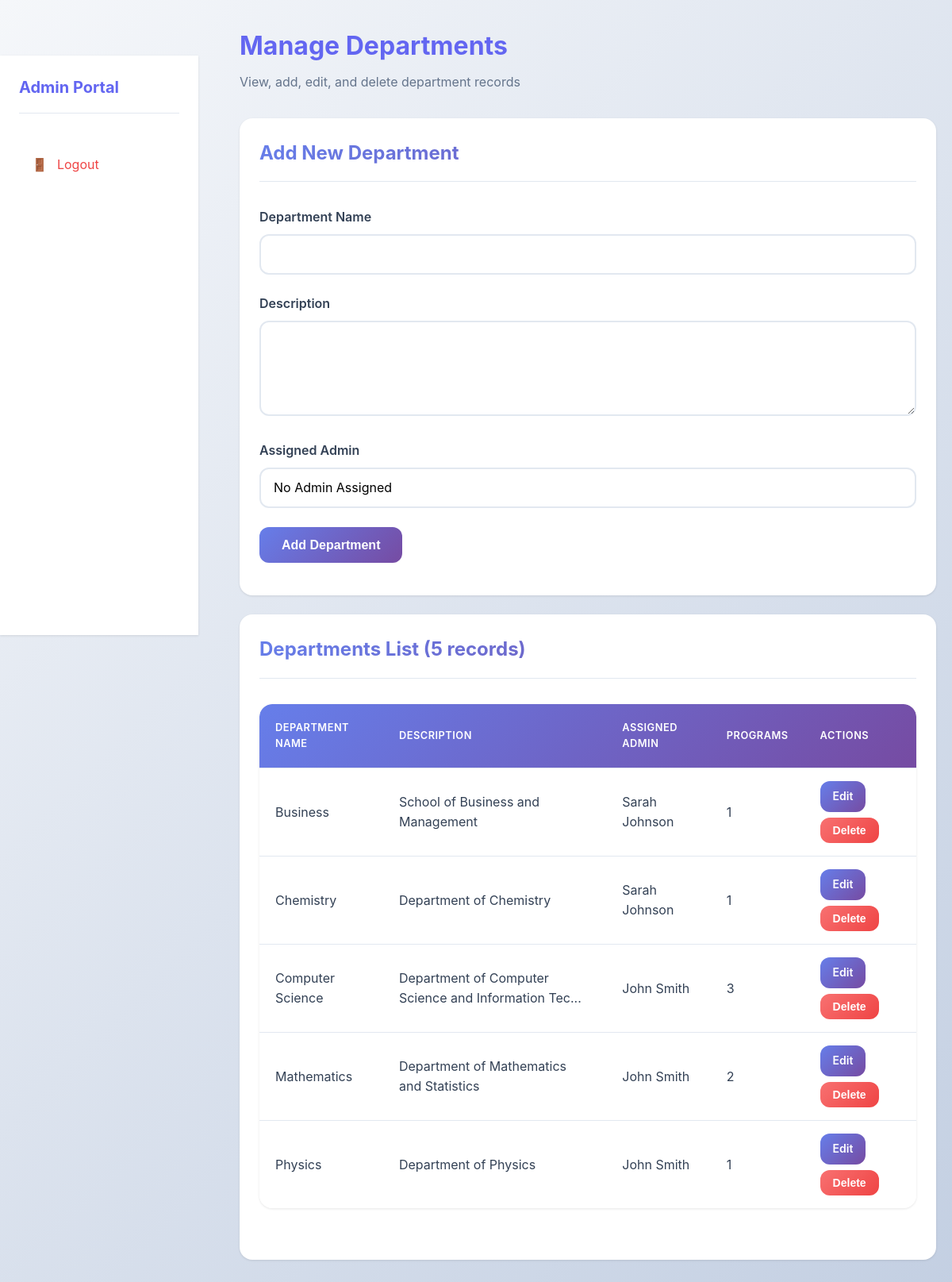
The page /admin/departments.php (signed in) on the database its author committed.
### tables this page shows
CREATE TABLE departments (
    department_id INT AUTO_INCREMENT PRIMARY KEY,
    department_name VARCHAR(100) NOT NULL UNIQUE,
    description TEXT,
    admin_id INT,
    created_at TIMESTAMP DEFAULT CURRENT_TIMESTAMP,
    FOREIGN KEY (admin_id) REFERENCES admins(admin_id) ON DELETE SET NULL
);

### includes/functions.php (called while the page is built, shortened)
<?php
function truncateText($text, $length = 50) {
    if (strlen($text) <= $length) {
        return $text;
    }
    return substr($text, 0, $length) . '...';
}
?>

### admin/departments.php (the view, shortened to what this page needs)
<?php
require_once '../config/database.php';
require_once '../includes/functions.php';
$departments = $pdo->query("
    SELECT d.*, a.first_name as admin_first_name, a.last_name as admin_last_name,
    (SELECT COUNT(*) FROM programs WHERE department_id = d.department_id) as program_count
    FROM departments d
    LEFT JOIN admins a ON d.admin_id = a.admin_id
    ORDER BY d.department_name
")->fetchAll();
$edit_department = null;
?>
<!DOCTYPE html>
<html lang="en">
<head>
    <link rel="stylesheet" href="../assets/css/style.css">
</head>
<body>
    <div class="dashboard-layout">
        <?php include '../includes/sidebar.php'; ?>
        <div class="main-content">
            <div class="container-fluid">
                <div class="page-header">
                    <h1>Manage Departments</h1>
                    <p>View, add, edit, and delete department records</p>
                </div>
                <div class="card">
                    <div class="card-header">
                        <h2><?php echo $edit_department ? 'Edit Department' : 'Add New Department'; ?></h2>
                    </div>
                    <div class="card-body">
                        <form method="POST" action="">
                            <div class="form-group">
                                <label for="department_name">Department Name</label>
                                <input type="text" id="department_name" name="department_name" class="form-control" required value="<?php echo $edit_department ? htmlspecialchars($edit_department['department_name']) : ''; ?>">
                            </div>
                            <div class="form-group">
                                <label for="description">Description</label>
                                <textarea id="description" name="description" class="form-control" rows="3"><?php echo $edit_department ? htmlspecialchars($edit_department['description']) : ''; ?></textarea>
                            </div>
                            <div class="form-group">
                                <label for="admin_id">Assigned Admin</label>
                                <select id="admin_id" name="admin_id" class="form-control">
                                    <option value="">No Admin Assigned</option>
                                </select>
                            </div>
                            <button type="submit" class="btn btn-primary"><?php echo $edit_department ? 'Update Department' : 'Add Department'; ?></button>
                        </form>
                    </div>
                </div>
                <div class="card">
                    <div class="card-header">
                        <h2>Departments List (<?php echo count($departments); ?> records)</h2>
                    </div>
                    <div class="card-body">
                        <div class="table-responsive">
                            <table>
                                <thead>
                                    <tr>
                                        <th>Department Name</th>
                                        <th>Description</th>
                                        <th>Assigned Admin</th>
                                        <th>Programs</th>
                                        <th>Actions</th>
                                    </tr>
                                </thead>
                                <tbody>
                                    <?php foreach ($departments as $dept): ?>
                                    <tr>
                                        <td><?php echo htmlspecialchars($dept['department_name']); ?></td>
                                        <td><?php echo truncateText(htmlspecialchars($dept['description'] ?? 'N/A'), 50); ?></td>
                                        <td><?php echo htmlspecialchars($dept['admin_first_name'] . ' ' . $dept['admin_last_name'] ?? 'Not assigned'); ?></td>
                                        <td><?php echo $dept['program_count']; ?></td>
                                        <td>
                                            <a href="departments.php?edit=<?php echo $dept['department_id']; ?>" class="btn btn-sm btn-primary">Edit</a>
                                            <form method="POST" action="" style="display: inline;" onsubmit="return confirm('Are you sure you want to delete this department?');">
                                                <button type="submit" class="btn btn-sm btn-danger">Delete</button>
                                            </form>
                                        </td>
                                    </tr>
                                    <?php endforeach; ?>
                                </tbody>
                            </table>
                        </div>
                    </div>
                </div>
            </div>
        </div>
    </div>
</body>
</html>

### assets/css/style.css (style rules this page uses)
:root { --primary-color: #6366f1; --primary-dark: #4f46e5; --primary-light: #818cf8; --secondary-color: #8b5cf6; --success-color: #10b981; --danger-color: #ef4444; --warning-color: #f59e0b; --info-color: #06b6d4; --light-color: #f8fafc; --dark-color: #1e293b; --border-color: #e2e8f0; --text-color: #334155; --text-muted: #64748b; --white: #ffffff; --shadow: 0 1px 3px rgba(0, 0, 0, 0.1); --shadow-lg: 0 10px 25px rgba(0, 0, 0, 0.15); --shadow-xl: 0 20px 40px rgba(0, 0, 0, 0.2); --radius: 12px; --radius-lg: 16px; --gradient-primary: linear-gradient(135deg, #667eea 0%, #764ba2 100%); --gradient-secondary: linear-gradient(135deg, #f093fb 0%, #f5576c 100%); --gradient-success: linear-gradient(135deg, #4facfe 0%, #00f2fe 100%); }
* { margin: 0; padding: 0; box-sizing: border-box; }
body { font-family: -apple-system, BlinkMacSystemFont, 'Segoe UI', Roboto, 'Helvetica Neue', Arial, sans-serif; line-height: 1.6; color: var(--text-color); background: linear-gradient(135deg, #f5f7fa 0%, #c3cfe2 100%); min-height: 100vh; display: flex; flex-direction: column; }
html { scroll-behavior: smooth; }
.container-fluid { width: 100%; padding: 0 20px; }
.btn { display: inline-block; padding: 0.85rem 1.75rem; border: none; border-radius: var(--radius); font-size: 1rem; font-weight: 600; text-decoration: none; cursor: pointer; transition: all 0.3s ease; text-align: center; position: relative; overflow: hidden; transform: translateY(0); }
.btn::before { content: ''; position: absolute; top: 50%; left: 50%; width: 0; height: 0; border-radius: 50%; background: rgba(255, 255, 255, 0.3); transform: translate(-50%, -50%); transition: width 0.6s, height 0.6s; }
.btn-primary { background: var(--gradient-primary); color: var(--white); }
.btn-danger { background: linear-gradient(135deg, #f87171 0%, #ef4444 100%); color: var(--white); }
.btn-sm { padding: 0.5rem 1rem; font-size: 0.875rem; }
.card { background: var(--white); border-radius: var(--radius-lg); box-shadow: var(--shadow); padding: 1.5rem; margin-bottom: 1.5rem; transition: all 0.3s ease; border: 1px solid transparent; }
.card-header { border-bottom: 1px solid var(--border-color); padding-bottom: 1rem; margin-bottom: 1rem; }
.card-header h2, .card-header h3 { background: var(--gradient-primary); -webkit-background-clip: text; -webkit-text-fill-color: transparent; background-clip: text; margin: 0; }
.card-body { padding: 1rem 0; }
.form-group { margin-bottom: 1.5rem; }
.form-group label { display: block; margin-bottom: 0.5rem; font-weight: 600; color: var(--text-color); transition: color 0.3s ease; }
.form-control { width: 100%; padding: 0.85rem 1rem; border: 2px solid var(--border-color); border-radius: var(--radius); font-size: 1rem; font-family: inherit; transition: all 0.3s ease; background: var(--white); }
select.form-control { cursor: pointer; appearance: none; background-repeat: no-repeat; background-position: right 1rem center; background-size: 1.5rem; padding-right: 3rem; }
textarea.form-control { resize: vertical; min-height: 120px; }
.table-responsive { overflow-x: auto; margin-bottom: 1.5rem; border-radius: var(--radius-lg); box-shadow: var(--shadow); }
table { width: 100%; border-collapse: separate; border-spacing: 0; background-color: var(--white); border-radius: var(--radius-lg); overflow: hidden; }
table thead { background: var(--gradient-primary); color: var(--white); }
table th, table td { padding: 1rem 1.25rem; text-align: left; border-bottom: 1px solid var(--border-color); transition: background-color 0.3s ease; }
table th { font-weight: 600; text-transform: uppercase; font-size: 0.8rem; letter-spacing: 0.5px; padding: 1.25rem; }
table tbody tr { transition: all 0.3s ease; }
table tbody tr:last-child td { border-bottom: none; }
.dashboard-layout { display: grid; grid-template-columns: 250px 1fr; gap: 2rem; min-height: calc(100vh - 70px); }
.main-content { padding: 2rem 0; }
.page-header { margin-bottom: 2rem; }
.page-header h1 { color: var(--primary-color); margin-bottom: 0.5rem; }
.page-header p { color: var(--text-muted); }

### rows shown on the page
departments: department_name "Business", description "School of Business and Management", admin.last_name "Sarah Johnson", program_count "1"
departments: department_name "Chemistry", description "Department of Chemistry", admin.last_name "Sarah Johnson", program_count "1"
departments: department_name "Computer Science", description "Department of Computer Science and Information Tec...", admin.last_name "John Smith", program_count "3"
departments: department_name "Mathematics", description "Department of Mathematics and Statistics", admin.last_name "John Smith", program_count "2"
departments: department_name "Physics", description "Department of Physics", admin.last_name "John Smith", program_count "1"

### other values the page prints
getCurrentUserRole() "Admin"
count($departments) "5"
